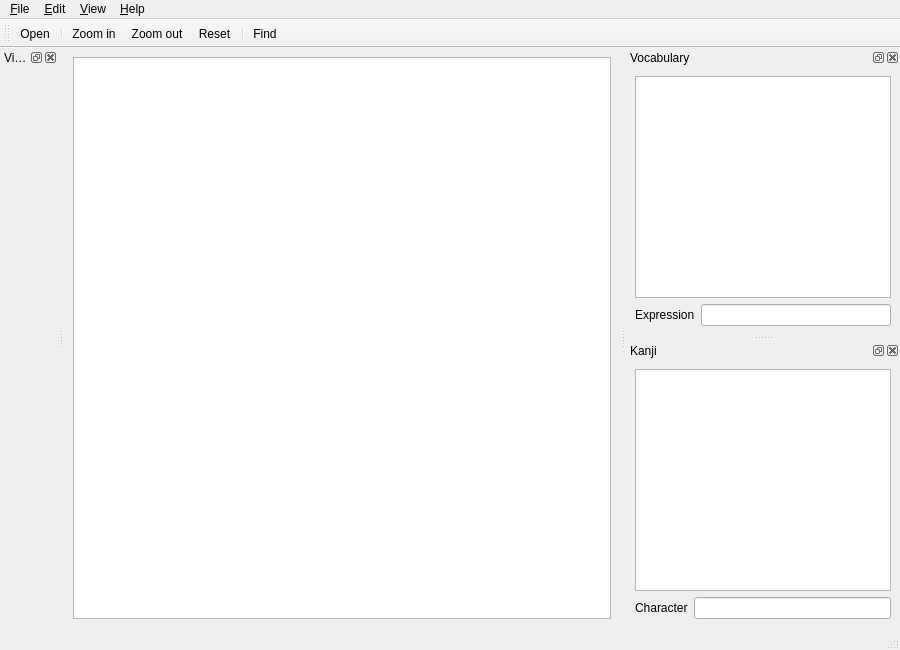
<?xml version="1.0" encoding="UTF-8"?>
<ui version="4.0">
 <class>MainWindowReader</class>
 <widget class="QMainWindow" name="MainWindowReader">
  <property name="geometry">
   <rect>
    <x>0</x>
    <y>0</y>
    <width>900</width>
    <height>650</height>
   </rect>
  </property>
  <property name="acceptDrops">
   <bool>true</bool>
  </property>
  <property name="windowTitle">
   <string>Yomichan</string>
  </property>
  <property name="windowIcon">
   <iconset resource="resources.qrc">
    <normaloff>:/img/img/icon_logo_32.png</normaloff>:/img/img/icon_logo_32.png</iconset>
  </property>
  <widget class="QWidget" name="centralwidget">
   <layout class="QVBoxLayout" name="verticalLayout_4">
    <item>
     <widget class="QListView" name="listView"/>
    </item>
   </layout>
  </widget>
  <widget class="QMenuBar" name="menubar">
   <property name="geometry">
    <rect>
     <x>0</x>
     <y>0</y>
     <width>900</width>
     <height>18</height>
    </rect>
   </property>
   <widget class="QMenu" name="menuFile">
    <property name="title">
     <string>&amp;File</string>
    </property>
    <widget class="QMenu" name="menuOpenArchive">
     <property name="enabled">
      <bool>false</bool>
     </property>
     <property name="title">
      <string>Open from &amp;archive</string>
     </property>
    </widget>
    <widget class="QMenu" name="menuOpenRecent">
     <property name="title">
      <string>Open &amp;recent</string>
     </property>
    </widget>
    <addaction name="actionOpen"/>
    <addaction name="menuOpenArchive"/>
    <addaction name="menuOpenRecent"/>
    <addaction name="separator"/>
    <addaction name="actionQuit"/>
   </widget>
   <widget class="QMenu" name="menuEdit">
    <property name="title">
     <string>&amp;Edit</string>
    </property>
    <addaction name="separator"/>
    <addaction name="actionFind"/>
    <addaction name="actionFindNext"/>
    <addaction name="separator"/>
    <addaction name="actionPreferences"/>
   </widget>
   <widget class="QMenu" name="menuHelp">
    <property name="title">
     <string>&amp;Help</string>
    </property>
    <addaction name="actionHomepage"/>
    <addaction name="actionFeedback"/>
    <addaction name="separator"/>
    <addaction name="actionAbout"/>
   </widget>
   <widget class="QMenu" name="menuView">
    <property name="title">
     <string>&amp;View</string>
    </property>
    <widget class="QMenu" name="menuTextSize">
     <property name="title">
      <string>&amp;Zoom</string>
     </property>
     <addaction name="actionZoomIn"/>
     <addaction name="actionZoomOut"/>
     <addaction name="separator"/>
     <addaction name="actionZoomReset"/>
    </widget>
    <addaction name="menuTextSize"/>
    <addaction name="separator"/>
    <addaction name="actionToggleAnki"/>
    <addaction name="actionToggleVocab"/>
    <addaction name="actionToggleKanji"/>
    <addaction name="separator"/>
    <addaction name="actionToggleWrap"/>
   </widget>
   <addaction name="menuFile"/>
   <addaction name="menuEdit"/>
   <addaction name="menuView"/>
   <addaction name="menuHelp"/>
  </widget>
  <widget class="QToolBar" name="toolBar">
   <property name="windowTitle">
    <string>toolBar</string>
   </property>
   <property name="iconSize">
    <size>
     <width>16</width>
     <height>16</height>
    </size>
   </property>
   <attribute name="toolBarArea">
    <enum>TopToolBarArea</enum>
   </attribute>
   <attribute name="toolBarBreak">
    <bool>false</bool>
   </attribute>
   <addaction name="actionOpen"/>
   <addaction name="separator"/>
   <addaction name="actionZoomIn"/>
   <addaction name="actionZoomOut"/>
   <addaction name="actionZoomReset"/>
   <addaction name="separator"/>
   <addaction name="actionFind"/>
  </widget>
  <widget class="QDockWidget" name="dockVocab">
   <property name="windowTitle">
    <string>Vocabulary</string>
   </property>
   <attribute name="dockWidgetArea">
    <number>2</number>
   </attribute>
   <widget class="QWidget" name="dockWidgetContents">
    <layout class="QVBoxLayout" name="verticalLayout">
     <item>
      <widget class="QTextBrowser" name="textVocabDefs">
       <property name="acceptDrops">
        <bool>false</bool>
       </property>
       <property name="openLinks">
        <bool>false</bool>
       </property>
      </widget>
     </item>
     <item>
      <layout class="QHBoxLayout" name="horizontalLayout_3">
       <item>
        <widget class="QLabel" name="label">
         <property name="text">
          <string>Expression</string>
         </property>
        </widget>
       </item>
       <item>
        <widget class="QLineEdit" name="textVocabSearch"/>
       </item>
      </layout>
     </item>
    </layout>
   </widget>
  </widget>
  <widget class="QStatusBar" name="statusBar"/>
  <widget class="QDockWidget" name="dockVideo">
   <property name="windowTitle">
    <string>Video Player</string>
   </property>
   <attribute name="dockWidgetArea">
    <number>1</number>
   </attribute>
   <widget class="QWidget" name="dockWidgetContents_2">
    <layout class="QVBoxLayout" name="verticalLayout_2"/>
   </widget>
  </widget>
  <widget class="QDockWidget" name="dockKanji">
   <property name="windowTitle">
    <string>Kanji</string>
   </property>
   <attribute name="dockWidgetArea">
    <number>2</number>
   </attribute>
   <widget class="QWidget" name="dockWidgetContents_3">
    <layout class="QVBoxLayout" name="verticalLayout_3">
     <item>
      <widget class="QTextBrowser" name="textKanjiDefs">
       <property name="acceptDrops">
        <bool>false</bool>
       </property>
       <property name="openLinks">
        <bool>false</bool>
       </property>
      </widget>
     </item>
     <item>
      <layout class="QHBoxLayout" name="horizontalLayout_4">
       <item>
        <widget class="QLabel" name="label_2">
         <property name="text">
          <string>Character</string>
         </property>
        </widget>
       </item>
       <item>
        <widget class="QLineEdit" name="textKanjiSearch"/>
       </item>
      </layout>
     </item>
    </layout>
   </widget>
  </widget>
  <action name="actionOpen">
   <property name="icon">
    <iconset resource="resources.qrc">
     <normaloff>:/img/img/icon_action_open.png</normaloff>:/img/img/icon_action_open.png</iconset>
   </property>
   <property name="text">
    <string>&amp;Open...</string>
   </property>
   <property name="toolTip">
    <string>Open file</string>
   </property>
   <property name="shortcut">
    <string>Ctrl+O</string>
   </property>
   <property name="iconVisibleInMenu">
    <bool>true</bool>
   </property>
  </action>
  <action name="actionQuit">
   <property name="icon">
    <iconset resource="resources.qrc">
     <normaloff>:/img/img/icon_action_quit.png</normaloff>:/img/img/icon_action_quit.png</iconset>
   </property>
   <property name="text">
    <string>&amp;Quit</string>
   </property>
   <property name="toolTip">
    <string>Quit Yomichan</string>
   </property>
   <property name="shortcut">
    <string>Esc</string>
   </property>
   <property name="iconVisibleInMenu">
    <bool>true</bool>
   </property>
  </action>
  <action name="actionPreferences">
   <property name="icon">
    <iconset resource="resources.qrc">
     <normaloff>:/img/img/icon_action_preferences.png</normaloff>:/img/img/icon_action_preferences.png</iconset>
   </property>
   <property name="text">
    <string>&amp;Preferences...</string>
   </property>
   <property name="toolTip">
    <string>Edit preferences</string>
   </property>
   <property name="iconVisibleInMenu">
    <bool>true</bool>
   </property>
  </action>
  <action name="actionAbout">
   <property name="icon">
    <iconset resource="resources.qrc">
     <normaloff>:/img/img/icon_action_about.png</normaloff>:/img/img/icon_action_about.png</iconset>
   </property>
   <property name="text">
    <string>&amp;About...</string>
   </property>
   <property name="toolTip">
    <string>About Yomichan</string>
   </property>
   <property name="shortcut">
    <string>F1</string>
   </property>
   <property name="iconVisibleInMenu">
    <bool>true</bool>
   </property>
  </action>
  <action name="actionZoomIn">
   <property name="icon">
    <iconset resource="resources.qrc">
     <normaloff>:/img/img/icon_action_zoom_in.png</normaloff>:/img/img/icon_action_zoom_in.png</iconset>
   </property>
   <property name="text">
    <string>Zoom &amp;in</string>
   </property>
   <property name="shortcut">
    <string>Ctrl++</string>
   </property>
   <property name="iconVisibleInMenu">
    <bool>true</bool>
   </property>
  </action>
  <action name="actionZoomOut">
   <property name="icon">
    <iconset resource="resources.qrc">
     <normaloff>:/img/img/icon_action_zoom_out.png</normaloff>:/img/img/icon_action_zoom_out.png</iconset>
   </property>
   <property name="text">
    <string>Zoom &amp;out</string>
   </property>
   <property name="shortcut">
    <string>Ctrl+-</string>
   </property>
   <property name="iconVisibleInMenu">
    <bool>true</bool>
   </property>
  </action>
  <action name="actionZoomReset">
   <property name="icon">
    <iconset resource="resources.qrc">
     <normaloff>:/img/img/icon_action_zoom_reset.png</normaloff>:/img/img/icon_action_zoom_reset.png</iconset>
   </property>
   <property name="text">
    <string>&amp;Reset</string>
   </property>
   <property name="toolTip">
    <string>Reset zoom</string>
   </property>
   <property name="shortcut">
    <string>Ctrl+0</string>
   </property>
   <property name="iconVisibleInMenu">
    <bool>true</bool>
   </property>
  </action>
  <action name="actionFind">
   <property name="icon">
    <iconset resource="resources.qrc">
     <normaloff>:/img/img/icon_action_find.png</normaloff>:/img/img/icon_action_find.png</iconset>
   </property>
   <property name="text">
    <string>&amp;Find...</string>
   </property>
   <property name="toolTip">
    <string>Find text</string>
   </property>
   <property name="shortcut">
    <string>Ctrl+F</string>
   </property>
   <property name="iconVisibleInMenu">
    <bool>true</bool>
   </property>
  </action>
  <action name="actionFindNext">
   <property name="text">
    <string>Find &amp;next</string>
   </property>
   <property name="toolTip">
    <string>Find text again</string>
   </property>
   <property name="shortcut">
    <string>F3</string>
   </property>
  </action>
  <action name="actionToggleWrap">
   <property name="checkable">
    <bool>true</bool>
   </property>
   <property name="checked">
    <bool>true</bool>
   </property>
   <property name="text">
    <string>&amp;Word wrap</string>
   </property>
   <property name="toolTip">
    <string>Toggle word wrap</string>
   </property>
  </action>
  <action name="actionToggleVocab">
   <property name="checkable">
    <bool>true</bool>
   </property>
   <property name="text">
    <string>&amp;Vocabulary</string>
   </property>
   <property name="toolTip">
    <string>Toggle definitions</string>
   </property>
  </action>
  <action name="actionHomepage">
   <property name="icon">
    <iconset resource="resources.qrc">
     <normaloff>:/img/img/icon_action_homepage.png</normaloff>:/img/img/icon_action_homepage.png</iconset>
   </property>
   <property name="text">
    <string>&amp;Homepage...</string>
   </property>
   <property name="toolTip">
    <string>Yomichan homepage</string>
   </property>
   <property name="iconVisibleInMenu">
    <bool>true</bool>
   </property>
  </action>
  <action name="actionToggleAnki">
   <property name="checkable">
    <bool>true</bool>
   </property>
   <property name="text">
    <string>&amp;Anki</string>
   </property>
  </action>
  <action name="actionFeedback">
   <property name="icon">
    <iconset resource="resources.qrc">
     <normaloff>:/img/img/icon_action_feedback.png</normaloff>:/img/img/icon_action_feedback.png</iconset>
   </property>
   <property name="text">
    <string>&amp;Feedback...</string>
   </property>
  </action>
  <action name="actionToggleKanji">
   <property name="checkable">
    <bool>true</bool>
   </property>
   <property name="text">
    <string>&amp;Kanji</string>
   </property>
  </action>
 </widget>
 <resources>
  <include location="resources.qrc"/>
 </resources>
 <connections>
  <connection>
   <sender>actionToggleVocab</sender>
   <signal>toggled(bool)</signal>
   <receiver>dockVocab</receiver>
   <slot>setVisible(bool)</slot>
   <hints>
    <hint type="sourcelabel">
     <x>-1</x>
     <y>-1</y>
    </hint>
    <hint type="destinationlabel">
     <x>634</x>
     <y>313</y>
    </hint>
   </hints>
  </connection>
  <connection>
   <sender>actionQuit</sender>
   <signal>triggered()</signal>
   <receiver>MainWindowReader</receiver>
   <slot>close()</slot>
   <hints>
    <hint type="sourcelabel">
     <x>-1</x>
     <y>-1</y>
    </hint>
    <hint type="destinationlabel">
     <x>449</x>
     <y>324</y>
    </hint>
   </hints>
  </connection>
  <connection>
   <sender>actionToggleAnki</sender>
   <signal>toggled(bool)</signal>
   <receiver>dockVideo</receiver>
   <slot>setVisible(bool)</slot>
   <hints>
    <hint type="sourcelabel">
     <x>-1</x>
     <y>-1</y>
    </hint>
    <hint type="destinationlabel">
     <x>136</x>
     <y>342</y>
    </hint>
   </hints>
  </connection>
  <connection>
   <sender>actionToggleKanji</sender>
   <signal>toggled(bool)</signal>
   <receiver>dockKanji</receiver>
   <slot>setVisible(bool)</slot>
   <hints>
    <hint type="sourcelabel">
     <x>-1</x>
     <y>-1</y>
    </hint>
    <hint type="destinationlabel">
     <x>762</x>
     <y>479</y>
    </hint>
   </hints>
  </connection>
 </connections>
</ui>
